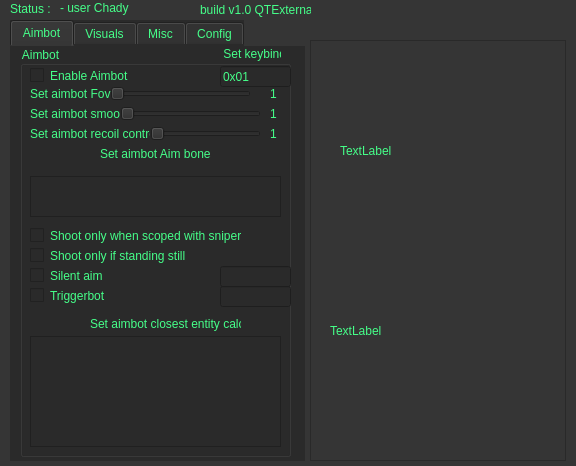
<?xml version="1.0" encoding="UTF-8"?>
<ui version="4.0">
 <class>Widget</class>
 <widget class="QWidget" name="Widget">
  <property name="geometry">
   <rect>
    <x>0</x>
    <y>0</y>
    <width>576</width>
    <height>466</height>
   </rect>
  </property>
  <property name="palette">
   <palette>
    <active>
     <colorrole role="WindowText">
      <brush brushstyle="SolidPattern">
       <color alpha="255">
        <red>69</red>
        <green>255</green>
        <blue>137</blue>
       </color>
      </brush>
     </colorrole>
     <colorrole role="Button">
      <brush brushstyle="SolidPattern">
       <color alpha="255">
        <red>53</red>
        <green>53</green>
        <blue>53</blue>
       </color>
      </brush>
     </colorrole>
     <colorrole role="Light">
      <brush brushstyle="SolidPattern">
       <color alpha="255">
        <red>27</red>
        <green>27</green>
        <blue>27</blue>
       </color>
      </brush>
     </colorrole>
     <colorrole role="Text">
      <brush brushstyle="SolidPattern">
       <color alpha="255">
        <red>69</red>
        <green>255</green>
        <blue>137</blue>
       </color>
      </brush>
     </colorrole>
     <colorrole role="BrightText">
      <brush brushstyle="SolidPattern">
       <color alpha="255">
        <red>38</red>
        <green>38</green>
        <blue>38</blue>
       </color>
      </brush>
     </colorrole>
     <colorrole role="ButtonText">
      <brush brushstyle="SolidPattern">
       <color alpha="255">
        <red>69</red>
        <green>255</green>
        <blue>137</blue>
       </color>
      </brush>
     </colorrole>
     <colorrole role="Base">
      <brush brushstyle="SolidPattern">
       <color alpha="255">
        <red>53</red>
        <green>53</green>
        <blue>53</blue>
       </color>
      </brush>
     </colorrole>
     <colorrole role="Window">
      <brush brushstyle="SolidPattern">
       <color alpha="255">
        <red>53</red>
        <green>53</green>
        <blue>53</blue>
       </color>
      </brush>
     </colorrole>
     <colorrole role="HighlightedText">
      <brush brushstyle="SolidPattern">
       <color alpha="255">
        <red>255</red>
        <green>255</green>
        <blue>255</blue>
       </color>
      </brush>
     </colorrole>
     <colorrole role="AlternateBase">
      <brush brushstyle="SolidPattern">
       <color alpha="255">
        <red>50</red>
        <green>50</green>
        <blue>50</blue>
       </color>
      </brush>
     </colorrole>
     <colorrole role="PlaceholderText">
      <brush brushstyle="NoBrush">
       <color alpha="128">
        <red>69</red>
        <green>255</green>
        <blue>137</blue>
       </color>
      </brush>
     </colorrole>
    </active>
    <inactive>
     <colorrole role="WindowText">
      <brush brushstyle="SolidPattern">
       <color alpha="255">
        <red>69</red>
        <green>255</green>
        <blue>137</blue>
       </color>
      </brush>
     </colorrole>
     <colorrole role="Button">
      <brush brushstyle="SolidPattern">
       <color alpha="255">
        <red>53</red>
        <green>53</green>
        <blue>53</blue>
       </color>
      </brush>
     </colorrole>
     <colorrole role="Light">
      <brush brushstyle="SolidPattern">
       <color alpha="255">
        <red>27</red>
        <green>27</green>
        <blue>27</blue>
       </color>
      </brush>
     </colorrole>
     <colorrole role="Text">
      <brush brushstyle="SolidPattern">
       <color alpha="255">
        <red>69</red>
        <green>255</green>
        <blue>137</blue>
       </color>
      </brush>
     </colorrole>
     <colorrole role="BrightText">
      <brush brushstyle="SolidPattern">
       <color alpha="255">
        <red>38</red>
        <green>38</green>
        <blue>38</blue>
       </color>
      </brush>
     </colorrole>
     <colorrole role="ButtonText">
      <brush brushstyle="SolidPattern">
       <color alpha="255">
        <red>69</red>
        <green>255</green>
        <blue>137</blue>
       </color>
      </brush>
     </colorrole>
     <colorrole role="Base">
      <brush brushstyle="SolidPattern">
       <color alpha="255">
        <red>53</red>
        <green>53</green>
        <blue>53</blue>
       </color>
      </brush>
     </colorrole>
     <colorrole role="Window">
      <brush brushstyle="SolidPattern">
       <color alpha="255">
        <red>53</red>
        <green>53</green>
        <blue>53</blue>
       </color>
      </brush>
     </colorrole>
     <colorrole role="HighlightedText">
      <brush brushstyle="SolidPattern">
       <color alpha="255">
        <red>255</red>
        <green>255</green>
        <blue>255</blue>
       </color>
      </brush>
     </colorrole>
     <colorrole role="AlternateBase">
      <brush brushstyle="SolidPattern">
       <color alpha="255">
        <red>50</red>
        <green>50</green>
        <blue>50</blue>
       </color>
      </brush>
     </colorrole>
     <colorrole role="PlaceholderText">
      <brush brushstyle="NoBrush">
       <color alpha="128">
        <red>69</red>
        <green>255</green>
        <blue>137</blue>
       </color>
      </brush>
     </colorrole>
    </inactive>
    <disabled>
     <colorrole role="WindowText">
      <brush brushstyle="SolidPattern">
       <color alpha="255">
        <red>69</red>
        <green>255</green>
        <blue>137</blue>
       </color>
      </brush>
     </colorrole>
     <colorrole role="Button">
      <brush brushstyle="SolidPattern">
       <color alpha="255">
        <red>53</red>
        <green>53</green>
        <blue>53</blue>
       </color>
      </brush>
     </colorrole>
     <colorrole role="Light">
      <brush brushstyle="SolidPattern">
       <color alpha="255">
        <red>27</red>
        <green>27</green>
        <blue>27</blue>
       </color>
      </brush>
     </colorrole>
     <colorrole role="Text">
      <brush brushstyle="SolidPattern">
       <color alpha="255">
        <red>69</red>
        <green>255</green>
        <blue>137</blue>
       </color>
      </brush>
     </colorrole>
     <colorrole role="BrightText">
      <brush brushstyle="SolidPattern">
       <color alpha="255">
        <red>38</red>
        <green>38</green>
        <blue>38</blue>
       </color>
      </brush>
     </colorrole>
     <colorrole role="ButtonText">
      <brush brushstyle="SolidPattern">
       <color alpha="255">
        <red>69</red>
        <green>255</green>
        <blue>137</blue>
       </color>
      </brush>
     </colorrole>
     <colorrole role="Base">
      <brush brushstyle="SolidPattern">
       <color alpha="255">
        <red>53</red>
        <green>53</green>
        <blue>53</blue>
       </color>
      </brush>
     </colorrole>
     <colorrole role="Window">
      <brush brushstyle="SolidPattern">
       <color alpha="255">
        <red>53</red>
        <green>53</green>
        <blue>53</blue>
       </color>
      </brush>
     </colorrole>
     <colorrole role="HighlightedText">
      <brush brushstyle="SolidPattern">
       <color alpha="255">
        <red>255</red>
        <green>255</green>
        <blue>255</blue>
       </color>
      </brush>
     </colorrole>
     <colorrole role="AlternateBase">
      <brush brushstyle="SolidPattern">
       <color alpha="255">
        <red>50</red>
        <green>50</green>
        <blue>50</blue>
       </color>
      </brush>
     </colorrole>
     <colorrole role="PlaceholderText">
      <brush brushstyle="NoBrush">
       <color alpha="128">
        <red>69</red>
        <green>255</green>
        <blue>137</blue>
       </color>
      </brush>
     </colorrole>
    </disabled>
   </palette>
  </property>
  <property name="windowTitle">
   <string>[0x86]</string>
  </property>
  <property name="windowOpacity">
   <double>1.000000000000000</double>
  </property>
  <property name="styleSheet">
   <string notr="true">background-color: rgba(53, 53, 53, 255);
color: rgb(69, 255, 137);
</string>
  </property>
  <widget class="QLabel" name="cheatname">
   <property name="geometry">
    <rect>
     <x>200</x>
     <y>0</y>
     <width>111</width>
     <height>20</height>
    </rect>
   </property>
   <property name="text">
    <string>build v1.0 QTExternal</string>
   </property>
  </widget>
  <widget class="QLabel" name="label">
   <property name="geometry">
    <rect>
     <x>10</x>
     <y>2</y>
     <width>47</width>
     <height>13</height>
    </rect>
   </property>
   <property name="text">
    <string>Status :</string>
   </property>
  </widget>
  <widget class="QLabel" name="cheat_status">
   <property name="geometry">
    <rect>
     <x>60</x>
     <y>0</y>
     <width>81</width>
     <height>16</height>
    </rect>
   </property>
   <property name="text">
    <string>- user Chady</string>
   </property>
  </widget>
  <widget class="QTabWidget" name="tabWidget">
   <property name="geometry">
    <rect>
     <x>10</x>
     <y>20</y>
     <width>295</width>
     <height>441</height>
    </rect>
   </property>
   <property name="styleSheet">
    <string notr="true">background-color: rgb(42, 42, 42);
selection-background-color: rgb(30, 30, 30);
selection-color: rgb(29, 29, 29);
border-color: rgb(24, 24, 24);
alternate-background-color: rgb(38, 38, 38);</string>
   </property>
   <property name="tabShape">
    <enum>QTabWidget::Rounded</enum>
   </property>
   <property name="currentIndex">
    <number>0</number>
   </property>
   <widget class="QWidget" name="Aimbot">
    <attribute name="title">
     <string>Aimbot</string>
    </attribute>
    <widget class="QGroupBox" name="AimbotBox">
     <property name="enabled">
      <bool>true</bool>
     </property>
     <property name="geometry">
      <rect>
       <x>10</x>
       <y>0</y>
       <width>271</width>
       <height>411</height>
      </rect>
     </property>
     <property name="styleSheet">
      <string notr="true">border-color: rgb(255, 214, 110);</string>
     </property>
     <property name="title">
      <string>Aimbot</string>
     </property>
     <widget class="QCheckBox" name="aim_enable">
      <property name="geometry">
       <rect>
        <x>10</x>
        <y>20</y>
        <width>121</width>
        <height>19</height>
       </rect>
      </property>
      <property name="text">
       <string>Enable Aimbot</string>
      </property>
     </widget>
     <widget class="QSlider" name="horizontalSlider">
      <property name="geometry">
       <rect>
        <x>90</x>
        <y>40</y>
        <width>141</width>
        <height>16</height>
       </rect>
      </property>
      <property name="minimum">
       <number>1</number>
      </property>
      <property name="maximum">
       <number>40</number>
      </property>
      <property name="orientation">
       <enum>Qt::Horizontal</enum>
      </property>
     </widget>
     <widget class="QLabel" name="label_2">
      <property name="geometry">
       <rect>
        <x>10</x>
        <y>40</y>
        <width>81</width>
        <height>16</height>
       </rect>
      </property>
      <property name="text">
       <string>Set aimbot Fov</string>
      </property>
     </widget>
     <widget class="QLabel" name="fov_val">
      <property name="geometry">
       <rect>
        <x>250</x>
        <y>40</y>
        <width>16</width>
        <height>16</height>
       </rect>
      </property>
      <property name="text">
       <string>1</string>
      </property>
     </widget>
     <widget class="QLabel" name="label_3">
      <property name="geometry">
       <rect>
        <x>80</x>
        <y>100</y>
        <width>111</width>
        <height>16</height>
       </rect>
      </property>
      <property name="text">
       <string>Set aimbot Aim bones</string>
      </property>
     </widget>
     <widget class="QListWidget" name="aimBonesList">
      <property name="geometry">
       <rect>
        <x>10</x>
        <y>130</y>
        <width>251</width>
        <height>41</height>
       </rect>
      </property>
     </widget>
     <widget class="QCheckBox" name="silent_enable">
      <property name="geometry">
       <rect>
        <x>10</x>
        <y>220</y>
        <width>121</width>
        <height>19</height>
       </rect>
      </property>
      <property name="text">
       <string>Silent aim</string>
      </property>
     </widget>
     <widget class="QCheckBox" name="silent_enable_2">
      <property name="geometry">
       <rect>
        <x>10</x>
        <y>180</y>
        <width>211</width>
        <height>19</height>
       </rect>
      </property>
      <property name="text">
       <string>Shoot only when scoped with snipers</string>
      </property>
     </widget>
     <widget class="QCheckBox" name="silent_enable_3">
      <property name="geometry">
       <rect>
        <x>10</x>
        <y>200</y>
        <width>211</width>
        <height>19</height>
       </rect>
      </property>
      <property name="text">
       <string>Shoot only if standing still</string>
      </property>
     </widget>
     <widget class="QLabel" name="label_4">
      <property name="geometry">
       <rect>
        <x>10</x>
        <y>60</y>
        <width>91</width>
        <height>16</height>
       </rect>
      </property>
      <property name="text">
       <string>Set aimbot smooth</string>
      </property>
     </widget>
     <widget class="QSlider" name="smoth_slider">
      <property name="geometry">
       <rect>
        <x>100</x>
        <y>60</y>
        <width>141</width>
        <height>16</height>
       </rect>
      </property>
      <property name="minimum">
       <number>1</number>
      </property>
      <property name="maximum">
       <number>100</number>
      </property>
      <property name="orientation">
       <enum>Qt::Horizontal</enum>
      </property>
     </widget>
     <widget class="QLabel" name="smooth_val">
      <property name="geometry">
       <rect>
        <x>250</x>
        <y>60</y>
        <width>16</width>
        <height>16</height>
       </rect>
      </property>
      <property name="text">
       <string>1</string>
      </property>
     </widget>
     <widget class="QCheckBox" name="silent_enable_4">
      <property name="geometry">
       <rect>
        <x>10</x>
        <y>240</y>
        <width>121</width>
        <height>19</height>
       </rect>
      </property>
      <property name="text">
       <string>Triggerbot</string>
      </property>
     </widget>
     <widget class="QLabel" name="label_5">
      <property name="geometry">
       <rect>
        <x>70</x>
        <y>270</y>
        <width>151</width>
        <height>16</height>
       </rect>
      </property>
      <property name="text">
       <string>Set aimbot closest entity calc</string>
      </property>
     </widget>
     <widget class="QListWidget" name="aimbot_calc">
      <property name="geometry">
       <rect>
        <x>10</x>
        <y>290</y>
        <width>251</width>
        <height>111</height>
       </rect>
      </property>
     </widget>
     <widget class="QLineEdit" name="aimkey_set">
      <property name="geometry">
       <rect>
        <x>200</x>
        <y>20</y>
        <width>71</width>
        <height>21</height>
       </rect>
      </property>
      <property name="inputMask">
       <string/>
      </property>
      <property name="text">
       <string>0x01</string>
      </property>
     </widget>
     <widget class="QLineEdit" name="lineEdit_5">
      <property name="geometry">
       <rect>
        <x>200</x>
        <y>240</y>
        <width>71</width>
        <height>21</height>
       </rect>
      </property>
     </widget>
     <widget class="QLineEdit" name="lineEdit_7">
      <property name="geometry">
       <rect>
        <x>200</x>
        <y>220</y>
        <width>71</width>
        <height>21</height>
       </rect>
      </property>
     </widget>
     <widget class="QLabel" name="label_6">
      <property name="geometry">
       <rect>
        <x>200</x>
        <y>0</y>
        <width>61</width>
        <height>16</height>
       </rect>
      </property>
      <property name="text">
       <string> Set keybind: </string>
      </property>
     </widget>
     <widget class="QLabel" name="label_8">
      <property name="geometry">
       <rect>
        <x>10</x>
        <y>80</y>
        <width>121</width>
        <height>16</height>
       </rect>
      </property>
      <property name="styleSheet">
       <string notr="true">border-color: qlineargradient(spread:pad, x1:0, y1:1, x2:0, y2:0, stop:0 rgba(0, 0, 0, 255), stop:0.05 rgba(14, 8, 73, 255), stop:0.36 rgba(28, 17, 145, 255), stop:0.6 rgba(126, 14, 81, 255), stop:0.75 rgba(234, 11, 11, 255), stop:0.79 rgba(244, 70, 5, 255), stop:0.86 rgba(255, 136, 0, 255), stop:0.935 rgba(239, 236, 55, 255));</string>
      </property>
      <property name="text">
       <string>Set aimbot recoil control</string>
      </property>
     </widget>
     <widget class="QSlider" name="recoil_slider">
      <property name="geometry">
       <rect>
        <x>130</x>
        <y>80</y>
        <width>111</width>
        <height>16</height>
       </rect>
      </property>
      <property name="minimum">
       <number>1</number>
      </property>
      <property name="maximum">
       <number>100</number>
      </property>
      <property name="orientation">
       <enum>Qt::Horizontal</enum>
      </property>
     </widget>
     <widget class="QLabel" name="recoil_val">
      <property name="geometry">
       <rect>
        <x>250</x>
        <y>80</y>
        <width>16</width>
        <height>16</height>
       </rect>
      </property>
      <property name="text">
       <string>1</string>
      </property>
     </widget>
    </widget>
   </widget>
   <widget class="QWidget" name="Visuals">
    <attribute name="title">
     <string>Visuals</string>
    </attribute>
    <widget class="QGroupBox" name="VisualBox">
     <property name="geometry">
      <rect>
       <x>10</x>
       <y>0</y>
       <width>271</width>
       <height>411</height>
      </rect>
     </property>
     <property name="styleSheet">
      <string notr="true">color: rgb(69, 255, 137);
</string>
     </property>
     <property name="title">
      <string>Visuals</string>
     </property>
     <widget class="QCheckBox" name="glow_enable">
      <property name="geometry">
       <rect>
        <x>10</x>
        <y>20</y>
        <width>121</width>
        <height>19</height>
       </rect>
      </property>
      <property name="text">
       <string>Master enable glow</string>
      </property>
     </widget>
     <widget class="QCheckBox" name="chams_enable">
      <property name="geometry">
       <rect>
        <x>10</x>
        <y>120</y>
        <width>121</width>
        <height>19</height>
       </rect>
      </property>
      <property name="text">
       <string>Enable Chams</string>
      </property>
     </widget>
     <widget class="QCheckBox" name="health_glow">
      <property name="geometry">
       <rect>
        <x>10</x>
        <y>100</y>
        <width>131</width>
        <height>19</height>
       </rect>
      </property>
      <property name="text">
       <string>Glow shows health</string>
      </property>
     </widget>
     <widget class="QCheckBox" name="team_glow">
      <property name="geometry">
       <rect>
        <x>10</x>
        <y>40</y>
        <width>101</width>
        <height>19</height>
       </rect>
      </property>
      <property name="text">
       <string>Set team glow</string>
      </property>
     </widget>
     <widget class="QPushButton" name="TEAMCOL">
      <property name="enabled">
       <bool>false</bool>
      </property>
      <property name="geometry">
       <rect>
        <x>250</x>
        <y>40</y>
        <width>16</width>
        <height>16</height>
       </rect>
      </property>
      <property name="styleSheet">
       <string notr="true">background-color: rgb(0, 17, 255);
border-radius: 10px;
border-width: 5px;
</string>
      </property>
      <property name="text">
       <string/>
      </property>
     </widget>
     <widget class="QCheckBox" name="enemy__glow">
      <property name="geometry">
       <rect>
        <x>10</x>
        <y>60</y>
        <width>101</width>
        <height>19</height>
       </rect>
      </property>
      <property name="text">
       <string>Set enemy glow</string>
      </property>
     </widget>
     <widget class="QPushButton" name="ENEMYCOL">
      <property name="enabled">
       <bool>false</bool>
      </property>
      <property name="geometry">
       <rect>
        <x>250</x>
        <y>60</y>
        <width>16</width>
        <height>16</height>
       </rect>
      </property>
      <property name="styleSheet">
       <string notr="true">background-color: rgb(255, 0, 0);
border-radius: 10px;
border-width: 5px;

</string>
      </property>
      <property name="text">
       <string/>
      </property>
     </widget>
     <widget class="QLabel" name="label_11">
      <property name="geometry">
       <rect>
        <x>10</x>
        <y>80</y>
        <width>111</width>
        <height>21</height>
       </rect>
      </property>
      <property name="text">
       <string>Set glow alpha</string>
      </property>
     </widget>
     <widget class="QDoubleSpinBox" name="glowAlpha">
      <property name="geometry">
       <rect>
        <x>200</x>
        <y>80</y>
        <width>61</width>
        <height>21</height>
       </rect>
      </property>
      <property name="minimum">
       <double>1.000000000000000</double>
      </property>
      <property name="maximum">
       <double>255.000000000000000</double>
      </property>
      <property name="singleStep">
       <double>0.100000000000000</double>
      </property>
     </widget>
     <widget class="QSlider" name="chams_bright_slider">
      <property name="geometry">
       <rect>
        <x>10</x>
        <y>160</y>
        <width>251</width>
        <height>16</height>
       </rect>
      </property>
      <property name="minimum">
       <number>1</number>
      </property>
      <property name="maximum">
       <number>100</number>
      </property>
      <property name="orientation">
       <enum>Qt::Horizontal</enum>
      </property>
     </widget>
     <widget class="QLabel" name="label_12">
      <property name="geometry">
       <rect>
        <x>10</x>
        <y>140</y>
        <width>121</width>
        <height>16</height>
       </rect>
      </property>
      <property name="text">
       <string>Set chams brightness</string>
      </property>
     </widget>
     <widget class="QCheckBox" name="team_chams">
      <property name="geometry">
       <rect>
        <x>10</x>
        <y>180</y>
        <width>131</width>
        <height>19</height>
       </rect>
      </property>
      <property name="text">
       <string>Set team chams color</string>
      </property>
     </widget>
     <widget class="QCheckBox" name="enemy_chams">
      <property name="geometry">
       <rect>
        <x>10</x>
        <y>200</y>
        <width>131</width>
        <height>19</height>
       </rect>
      </property>
      <property name="text">
       <string>Set enemy chams color</string>
      </property>
     </widget>
     <widget class="QPushButton" name="TEAMCHAMS">
      <property name="enabled">
       <bool>false</bool>
      </property>
      <property name="geometry">
       <rect>
        <x>250</x>
        <y>180</y>
        <width>16</width>
        <height>16</height>
       </rect>
      </property>
      <property name="styleSheet">
       <string notr="true">background-color: rgb(0, 251, 255);
border-radius: 10px;
border-width: 5px;</string>
      </property>
      <property name="text">
       <string/>
      </property>
     </widget>
     <widget class="QPushButton" name="ENEMYCHAMS">
      <property name="enabled">
       <bool>false</bool>
      </property>
      <property name="geometry">
       <rect>
        <x>250</x>
        <y>200</y>
        <width>16</width>
        <height>16</height>
       </rect>
      </property>
      <property name="styleSheet">
       <string notr="true">background-color: rgb(234, 255, 0);
border-radius: 10px;
border-width: 5px;

</string>
      </property>
      <property name="text">
       <string/>
      </property>
     </widget>
     <widget class="QGroupBox" name="groupBox">
      <property name="geometry">
       <rect>
        <x>0</x>
        <y>220</y>
        <width>271</width>
        <height>191</height>
       </rect>
      </property>
      <property name="title">
       <string>ESP</string>
      </property>
      <widget class="QCheckBox" name="esp_enable">
       <property name="geometry">
        <rect>
         <x>10</x>
         <y>20</y>
         <width>121</width>
         <height>19</height>
        </rect>
       </property>
       <property name="text">
        <string>Master enable ESP</string>
       </property>
      </widget>
      <widget class="QCheckBox" name="enable_boxes">
       <property name="geometry">
        <rect>
         <x>10</x>
         <y>40</y>
         <width>121</width>
         <height>19</height>
        </rect>
       </property>
       <property name="text">
        <string>Enable boxes</string>
       </property>
      </widget>
      <widget class="QCheckBox" name="esp_box_color">
       <property name="geometry">
        <rect>
         <x>10</x>
         <y>60</y>
         <width>121</width>
         <height>19</height>
        </rect>
       </property>
       <property name="text">
        <string>Set box color</string>
       </property>
      </widget>
      <widget class="QCheckBox" name="esp_name_weapon">
       <property name="geometry">
        <rect>
         <x>10</x>
         <y>100</y>
         <width>151</width>
         <height>19</height>
        </rect>
       </property>
       <property name="text">
        <string>Enable name and weapon</string>
       </property>
      </widget>
      <widget class="QCheckBox" name="esp_snaplines">
       <property name="geometry">
        <rect>
         <x>10</x>
         <y>140</y>
         <width>151</width>
         <height>19</height>
        </rect>
       </property>
       <property name="text">
        <string>Enable snaplines</string>
       </property>
      </widget>
      <widget class="QCheckBox" name="esp_snapline_color">
       <property name="geometry">
        <rect>
         <x>10</x>
         <y>80</y>
         <width>151</width>
         <height>19</height>
        </rect>
       </property>
       <property name="text">
        <string>Set snapline color</string>
       </property>
      </widget>
      <widget class="QCheckBox" name="esp_enable_13">
       <property name="geometry">
        <rect>
         <x>10</x>
         <y>160</y>
         <width>151</width>
         <height>19</height>
        </rect>
       </property>
       <property name="text">
        <string>Enable bone ESP</string>
       </property>
      </widget>
      <widget class="QPushButton" name="ESPCOL">
       <property name="enabled">
        <bool>false</bool>
       </property>
       <property name="geometry">
        <rect>
         <x>250</x>
         <y>60</y>
         <width>16</width>
         <height>16</height>
        </rect>
       </property>
       <property name="styleSheet">
        <string notr="true">background-color: rgb(100, 100, 255);
border-radius: 10px;
border-width: 5px;

</string>
       </property>
       <property name="text">
        <string/>
       </property>
      </widget>
      <widget class="QPushButton" name="SNAPCOL">
       <property name="enabled">
        <bool>false</bool>
       </property>
       <property name="geometry">
        <rect>
         <x>250</x>
         <y>80</y>
         <width>16</width>
         <height>16</height>
        </rect>
       </property>
       <property name="styleSheet">
        <string notr="true">background-color: rgb(69, 255, 137);
border-radius: 10px;
border-width: 5px;

</string>
       </property>
       <property name="text">
        <string/>
       </property>
      </widget>
      <widget class="QCheckBox" name="esp_health">
       <property name="geometry">
        <rect>
         <x>10</x>
         <y>120</y>
         <width>121</width>
         <height>19</height>
        </rect>
       </property>
       <property name="text">
        <string>ESPbox shows health</string>
       </property>
      </widget>
     </widget>
    </widget>
   </widget>
   <widget class="QWidget" name="Misc">
    <attribute name="title">
     <string>Misc</string>
    </attribute>
    <widget class="QGroupBox" name="MiscBox">
     <property name="geometry">
      <rect>
       <x>10</x>
       <y>0</y>
       <width>271</width>
       <height>411</height>
      </rect>
     </property>
     <property name="styleSheet">
      <string notr="true">color: rgb(69, 255, 137);</string>
     </property>
     <property name="title">
      <string>Misc</string>
     </property>
     <widget class="QCheckBox" name="bhop__enable">
      <property name="geometry">
       <rect>
        <x>10</x>
        <y>20</y>
        <width>121</width>
        <height>19</height>
       </rect>
      </property>
      <property name="text">
       <string>Enable Bunnyhop</string>
      </property>
     </widget>
     <widget class="QCheckBox" name="noflash_enable">
      <property name="geometry">
       <rect>
        <x>10</x>
        <y>40</y>
        <width>121</width>
        <height>19</height>
       </rect>
      </property>
      <property name="text">
       <string>Enable Noflash</string>
      </property>
     </widget>
     <widget class="QCheckBox" name="noflash_enable_2">
      <property name="geometry">
       <rect>
        <x>10</x>
        <y>60</y>
        <width>121</width>
        <height>19</height>
       </rect>
      </property>
      <property name="text">
       <string>Thirdperson</string>
      </property>
     </widget>
     <widget class="QCheckBox" name="noflash_enable_3">
      <property name="geometry">
       <rect>
        <x>10</x>
        <y>80</y>
        <width>121</width>
        <height>19</height>
       </rect>
      </property>
      <property name="text">
       <string>Fake lag</string>
      </property>
     </widget>
     <widget class="QLineEdit" name="lineEdit">
      <property name="geometry">
       <rect>
        <x>180</x>
        <y>60</y>
        <width>71</width>
        <height>21</height>
       </rect>
      </property>
     </widget>
     <widget class="QLineEdit" name="lineEdit_2">
      <property name="geometry">
       <rect>
        <x>180</x>
        <y>80</y>
        <width>71</width>
        <height>21</height>
       </rect>
      </property>
     </widget>
     <widget class="QCheckBox" name="nightmode_enable">
      <property name="geometry">
       <rect>
        <x>10</x>
        <y>100</y>
        <width>81</width>
        <height>19</height>
       </rect>
      </property>
      <property name="text">
       <string>Nightmode</string>
      </property>
     </widget>
     <widget class="QLineEdit" name="lineEdit_3">
      <property name="geometry">
       <rect>
        <x>180</x>
        <y>100</y>
        <width>71</width>
        <height>21</height>
       </rect>
      </property>
     </widget>
     <widget class="QLabel" name="label_7">
      <property name="geometry">
       <rect>
        <x>180</x>
        <y>0</y>
        <width>61</width>
        <height>16</height>
       </rect>
      </property>
      <property name="text">
       <string> Set keybind: </string>
      </property>
     </widget>
     <widget class="QLabel" name="label_9">
      <property name="geometry">
       <rect>
        <x>10</x>
        <y>130</y>
        <width>101</width>
        <height>16</height>
       </rect>
      </property>
      <property name="text">
       <string>Set max flash value</string>
      </property>
     </widget>
     <widget class="QLabel" name="label_10">
      <property name="geometry">
       <rect>
        <x>10</x>
        <y>150</y>
        <width>121</width>
        <height>16</height>
       </rect>
      </property>
      <property name="text">
       <string>Set nightmode darkness</string>
      </property>
     </widget>
     <widget class="QDoubleSpinBox" name="Flashvalue">
      <property name="geometry">
       <rect>
        <x>150</x>
        <y>130</y>
        <width>62</width>
        <height>21</height>
       </rect>
      </property>
     </widget>
     <widget class="QLabel" name="label_13">
      <property name="geometry">
       <rect>
        <x>10</x>
        <y>200</y>
        <width>91</width>
        <height>16</height>
       </rect>
      </property>
      <property name="text">
       <string>Set localplayer fov</string>
      </property>
     </widget>
     <widget class="QSlider" name="fov_slider">
      <property name="geometry">
       <rect>
        <x>10</x>
        <y>220</y>
        <width>191</width>
        <height>16</height>
       </rect>
      </property>
      <property name="minimum">
       <number>1</number>
      </property>
      <property name="maximum">
       <number>180</number>
      </property>
      <property name="value">
       <number>90</number>
      </property>
      <property name="orientation">
       <enum>Qt::Horizontal</enum>
      </property>
     </widget>
     <widget class="QLabel" name="player_fov_val">
      <property name="geometry">
       <rect>
        <x>210</x>
        <y>211</y>
        <width>31</width>
        <height>31</height>
       </rect>
      </property>
      <property name="text">
       <string>90</string>
      </property>
     </widget>
     <widget class="QSlider" name="nightmode_slider">
      <property name="geometry">
       <rect>
        <x>10</x>
        <y>180</y>
        <width>191</width>
        <height>16</height>
       </rect>
      </property>
      <property name="minimum">
       <number>0</number>
      </property>
      <property name="maximum">
       <number>100</number>
      </property>
      <property name="value">
       <number>1</number>
      </property>
      <property name="orientation">
       <enum>Qt::Horizontal</enum>
      </property>
     </widget>
     <widget class="QLabel" name="label_14">
      <property name="geometry">
       <rect>
        <x>10</x>
        <y>240</y>
        <width>121</width>
        <height>16</height>
       </rect>
      </property>
      <property name="text">
       <string>Set fakelag delay (ticks)</string>
      </property>
     </widget>
     <widget class="QSlider" name="fakelag_slider">
      <property name="geometry">
       <rect>
        <x>10</x>
        <y>260</y>
        <width>191</width>
        <height>16</height>
       </rect>
      </property>
      <property name="minimum">
       <number>0</number>
      </property>
      <property name="maximum">
       <number>15</number>
      </property>
      <property name="value">
       <number>0</number>
      </property>
      <property name="orientation">
       <enum>Qt::Horizontal</enum>
      </property>
     </widget>
     <widget class="QLabel" name="fakelag_val">
      <property name="geometry">
       <rect>
        <x>210</x>
        <y>250</y>
        <width>31</width>
        <height>31</height>
       </rect>
      </property>
      <property name="text">
       <string>0</string>
      </property>
     </widget>
     <widget class="QLabel" name="ent">
      <property name="geometry">
       <rect>
        <x>70</x>
        <y>310</y>
        <width>111</width>
        <height>71</height>
       </rect>
      </property>
      <property name="font">
       <font>
        <pointsize>26</pointsize>
       </font>
      </property>
      <property name="text">
       <string>0</string>
      </property>
     </widget>
    </widget>
   </widget>
   <widget class="QWidget" name="Config">
    <attribute name="title">
     <string>Config</string>
    </attribute>
   </widget>
  </widget>
  <widget class="QTableWidget" name="tableWidget">
   <property name="geometry">
    <rect>
     <x>310</x>
     <y>40</y>
     <width>256</width>
     <height>421</height>
    </rect>
   </property>
  </widget>
  <widget class="QLabel" name="TEST">
   <property name="geometry">
    <rect>
     <x>340</x>
     <y>70</y>
     <width>141</width>
     <height>161</height>
    </rect>
   </property>
   <property name="text">
    <string>TextLabel</string>
   </property>
  </widget>
  <widget class="QLabel" name="CURRENT_ENT">
   <property name="geometry">
    <rect>
     <x>330</x>
     <y>250</y>
     <width>141</width>
     <height>161</height>
    </rect>
   </property>
   <property name="text">
    <string>TextLabel</string>
   </property>
  </widget>
 </widget>
 <resources/>
 <connections/>
</ui>
